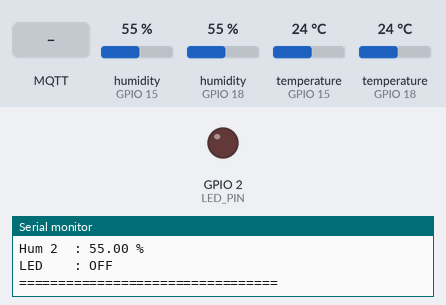
The program below on a simulated ESP32. Parts: output pins drawn as LEDs (lit = HIGH), the last lines printed to the serial monitor. The test bench sets the inputs (shaded band); at power-on: temperature (sensors on GPIO 15, GPIO 18) 24 °C, humidity (sensors on GPIO 15, GPIO 18) 55 %. WiFi joins after 1.5 s; servers stay silent unless stated; random numbers use the default seed unless the program sets one; no MQTT or app messages arrive unless stated.

Above: at 2.7 s.
2.8 s: temperature (sensor on GPIO 15) set to 29.3 °C
5.2 s: temperature (sensor on GPIO 15) set to 30.4 °C
At 7.3 s:
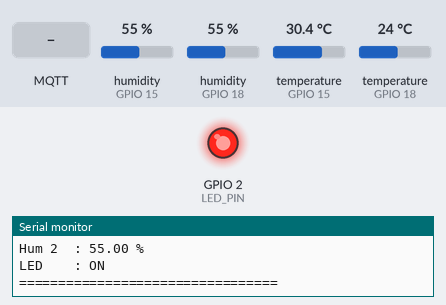
9.0 s: MQTT message "OFF" arrives on the first subscribed topic
At 9.5 s:
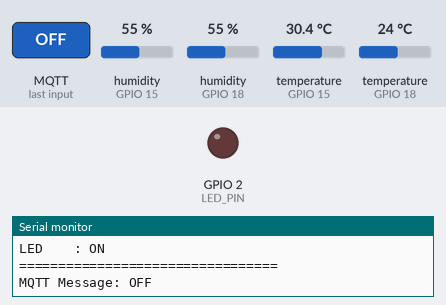
10.5 s: temperature (sensor on GPIO 15) set to 12 °C
At 13.2 s:
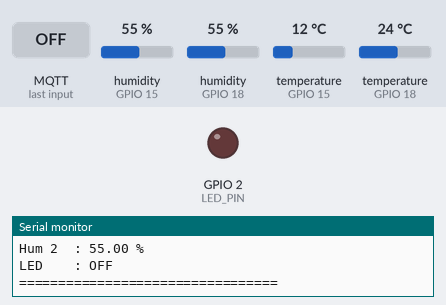
13.5 s: temperature (sensor on GPIO 15) set to 33 °C
At 14.9 s:
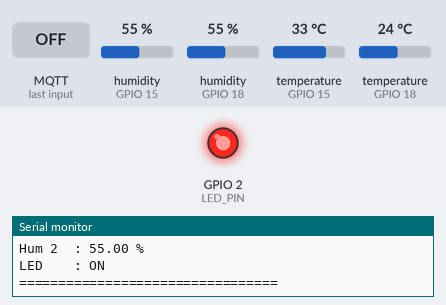
Timing chart, 0 to 16.5 s (numbered marks = the images above; inputs shaded):
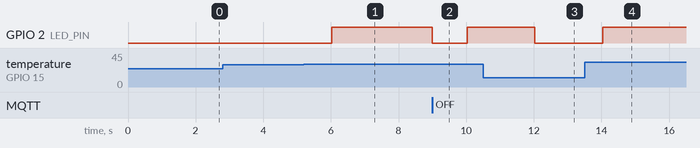

Measured:
- the behaviour switches between 30 and 30.1 °C on temperature (sensor on GPIO 15) (found by bisection; images 0 and 1)
- after the input at 5.2 s, GPIO 2 (LED_PIN): LOW → HIGH after 0.83 s
- after the input at 9.0 s, GPIO 2 (LED_PIN): HIGH → LOW at once, → HIGH 1.0 s later
- after the input at 10.5 s, GPIO 2 (LED_PIN): HIGH → LOW after 1.5 s
- after the input at 13.5 s, GPIO 2 (LED_PIN): LOW → HIGH after 0.53 s

The program:

main.cpp
```cpp
#include <Arduino.h>
#include <WiFi.h>
#include <PubSubClient.h>
#include <DHTesp.h>

// Pin
#define DHT1_PIN 15
#define DHT2_PIN 18
#define LED_PIN 2

// DHT
DHTesp dht1;
DHTesp dht2;

// WiFi
const char* ssid = "Wokwi-GUEST";
const char* password = "";

// MQTT
const char* mqtt_server = "broker.emqx.io";

WiFiClient espClient;
PubSubClient client(espClient);

unsigned long lastMsg = 0;
String ledJson = "OFF";

// WiFi
void setup_wifi() {
  delay(10);

  Serial.println();
  Serial.print("Connecting to ");
  Serial.println(ssid);

  WiFi.mode(WIFI_STA);
  WiFi.begin(ssid, password);

  while (WiFi.status() != WL_CONNECTED) {
    delay(500);
    Serial.print(".");
  }

  Serial.println("\nWiFi Connected");
  Serial.print("IP Address: ");
  Serial.println(WiFi.localIP());
}

// MQTT Callback
void callback(char* topic, byte* payload, unsigned int length) {

  String message = "";

  for (int i = 0; i < length; i++) {
    message += (char)payload[i];
  }

  Serial.print("MQTT Message: ");
  Serial.println(message);

  if (message == "ON") {
    digitalWrite(LED_PIN, HIGH);
    ledJson = "ON";
  }

  if (message == "OFF") {
    digitalWrite(LED_PIN, LOW);
    ledJson = "OFF";
  }
}

// MQTT Reconnect
void reconnect() {

  while (!client.connected()) {

    Serial.print("Attempting MQTT Connection...");

    String clientId = "ESP32Client-";
    clientId += String(random(0xffff), HEX);

    if (client.connect(clientId.c_str())) {

      Serial.println(" Connected");

      client.subscribe("/cyberacademy/led");

    } else {

      Serial.print(" Failed, rc=");
      Serial.print(client.state());
      Serial.println(" Retry 5 seconds");

      delay(5000);
    }
  }
}

void setup() {

  Serial.begin(115200);

  pinMode(LED_PIN, OUTPUT);

  setup_wifi();

  client.setServer(mqtt_server, 1883);
  client.setCallback(callback);

  dht1.setup(DHT1_PIN, DHTesp::DHT22);
  dht2.setup(DHT2_PIN, DHTesp::DHT22);

  Serial.println("System Ready");
}

void loop() {

  if (!client.connected()) {
    reconnect();
  }

  client.loop();

  unsigned long now = millis();

  if (now - lastMsg > 2000) {

    lastMsg = now;

    // Baca Sensor 1
    TempAndHumidity data1 = dht1.getTempAndHumidity();

    // Baca Sensor 2
    TempAndHumidity data2 = dht2.getTempAndHumidity();

    // Publish DHT22 #1
    client.publish("/cyberacademy/temp1",
                   String(data1.temperature, 2).c_str());

    client.publish("/cyberacademy/hum1",
                   String(data1.humidity, 2).c_str());

    // Publish DHT22 #2
    client.publish("/cyberacademy/temp2",
                   String(data2.temperature, 2).c_str());

    client.publish("/cyberacademy/hum2",
                   String(data2.humidity, 2).c_str());

    // Kontrol LED otomatis
    if (data1.temperature > 30 || data2.temperature > 30) {
      digitalWrite(LED_PIN, HIGH);
      ledJson = "ON";
    } else {
      digitalWrite(LED_PIN, LOW);
      ledJson = "OFF";
    }

    // Publish status LED
    client.publish("/cyberacademy/ledJson",
                   ledJson.c_str());

    // Serial Monitor
    Serial.println("\n========== DATA SENSOR ==========");

    Serial.print("Temp 1 : ");
    Serial.print(data1.temperature);
    Serial.println(" °C");

    Serial.print("Hum 1  : ");
    Serial.print(data1.humidity);
    Serial.println(" %");

    Serial.print("Temp 2 : ");
    Serial.print(data2.temperature);
    Serial.println(" °C");

    Serial.print("Hum 2  : ");
    Serial.print(data2.humidity);
    Serial.println(" %");

    Serial.print("LED    : ");
    Serial.println(ledJson);

    Serial.println("=================================");
  }
}
```
